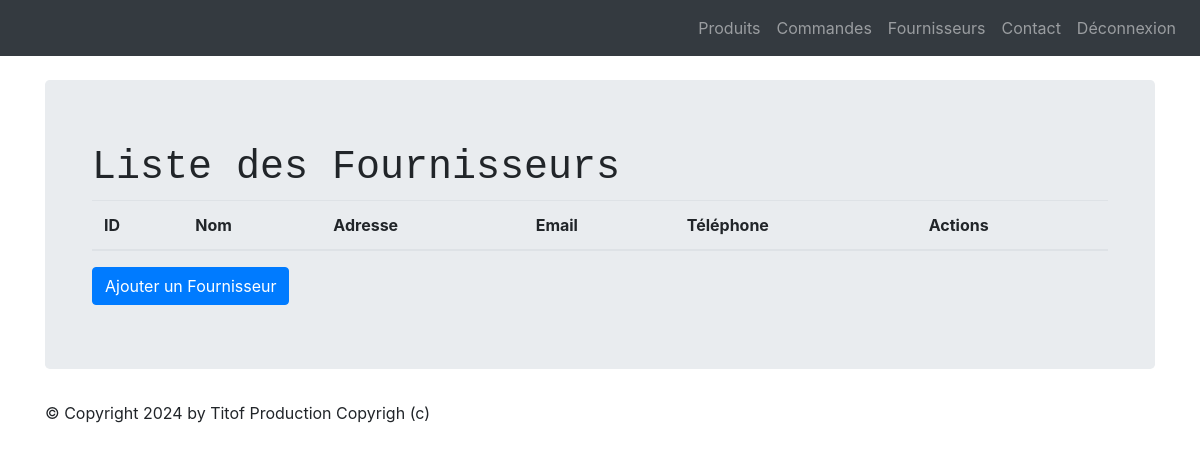
Page /LesProduits/fournisseurs/ (signed in) on the earlier database version.
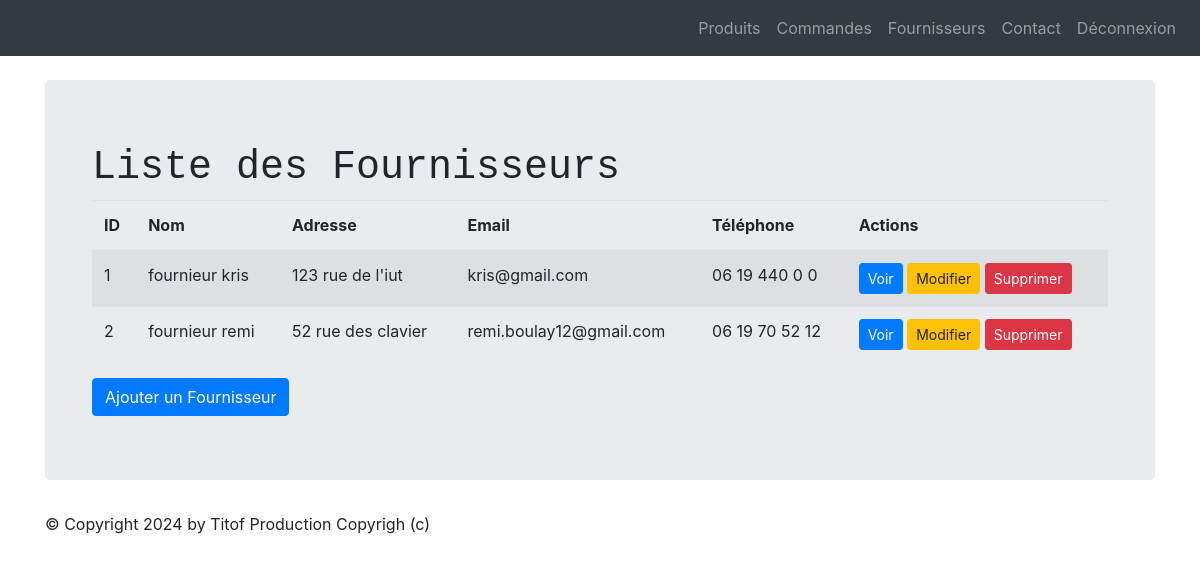
Same page on the later database version.
### LesProduits/models.py (models this page shows, shortened)
class Fournisseur(models.Model):
    nom = models.CharField(max_length=100)
    adresse = models.CharField(max_length=255, null=True, blank=True)
    email = models.EmailField(null=True, blank=True)
    telephone = models.CharField(max_length=15, null=True, blank=True)

### LesProduits/views.py (the view, shortened to what this page needs)
# urls.py: path('fournisseurs/', FournisseurListView.as_view(), name='fournisseur-list'),
class FournisseurListView(LoginRequiredMixin, ListView):
    model = Fournisseur
    template_name = "list_fournisseurs.html"
    context_object_name = "fournisseurs"
    login_url = '/login/'

### LesProduits/templates/list_fournisseurs.html (shortened to what this page needs)
{% extends 'base.html' %}
{% block contenu %}
<div class="container">
    <h1>Liste des Fournisseurs</h1>
    <table class="table table-striped">
        <thead>
            <tr>
                <th>ID</th>
                <th>Nom</th>
                <th>Adresse</th>
                <th>Email</th>
                <th>Téléphone</th>
                <th>Actions</th>
            </tr>
        </thead>
        <tbody>
            {% for fournisseur in fournisseurs %}
            <tr>
                <td>{{ fournisseur.id }}</td>
                <td>{{ fournisseur.nom }}</td>
                <td>{{ fournisseur.adresse }}</td>
                <td>{{ fournisseur.email }}</td>
                <td>{{ fournisseur.telephone }}</td>
                <td>
                    <a href="{% url 'fournisseur-detail' fournisseur.id %}" class="btn btn-sm btn-primary">Voir</a>
                    <a href="{% url 'fournisseur-update' fournisseur.id %}" class="btn btn-sm btn-warning">Modifier</a>
                    <a href="{% url 'fournisseur-delete' fournisseur.id %}" class="btn btn-sm btn-danger">Supprimer</a>
                </td>
            </tr>
            {% endfor %}
        </tbody>
    </table>
    <a href="{% url 'fournisseur-create' %}" class="btn btn-primary">Ajouter un Fournisseur</a>
</div>
{% endblock %}

Differences in the rows shown:
added Fournisseur: id "1", nom "fournieur kris", adresse "123 rue de l'iut", email "kris@gmail.com", telephone "06 19 440 0 0"
added Fournisseur: id "2", nom "fournieur remi", adresse "52 rue des clavier", email "remi.boulay12@gmail.com", telephone "06 19 70 52 12"
